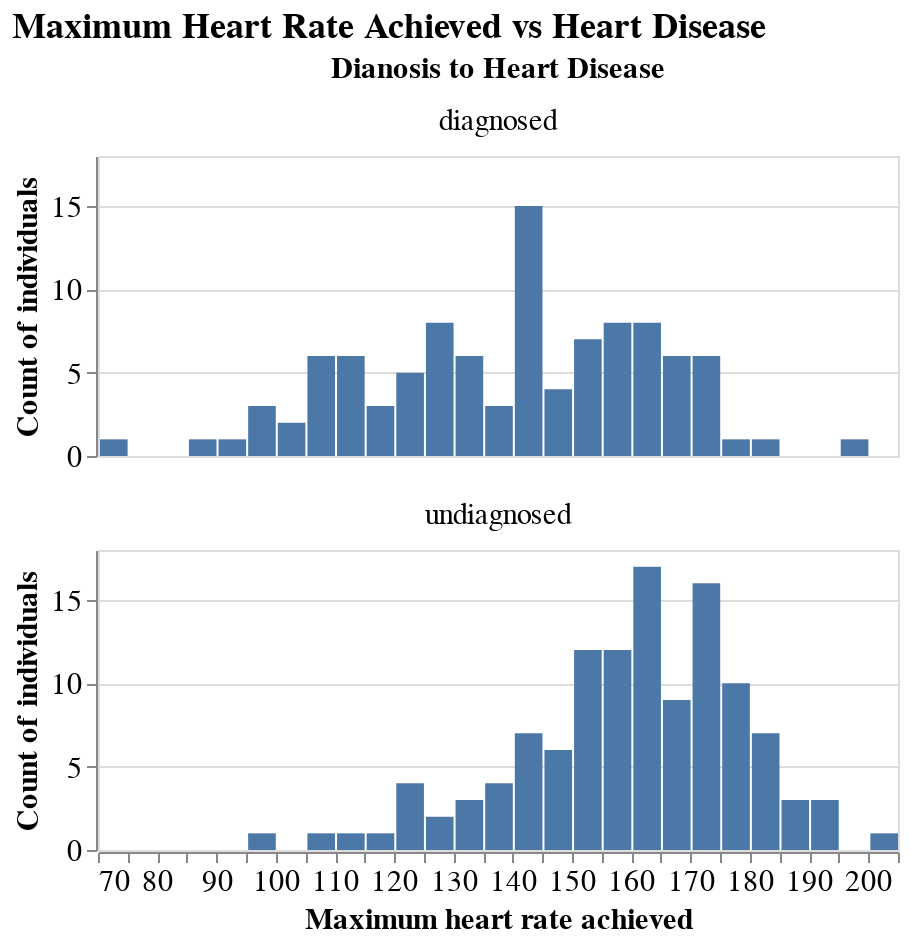

Source (notebook cell):
### Markdown cell above
There seems to be more individuals with the result of **probable or definite left ventricular hypertrophy by Estes' criteria** that are diagnosed with heart disease than for a result of **having ST-T wave abnormality**. We will consider this a small correlation for now.

### Code cell
max_heart_rate_hist = (
    alt.Chart()
    .mark_bar()
    .encode(
        x=alt.X("max_heart_rate", title="Maximum heart rate achieved", bin=alt.Bin(maxbins=30)),
        y=alt.Y("count()", title="Count of individuals"),
    )
    .properties(height=150, width=400)
)
max_heart_rate_hist_facet = (
    max_heart_rate_hist
    .facet(
        facet=alt.Facet("heart_disease", title="Dianosis to Heart Disease", header=alt.Header(labelFontSize=15, titleFontSize=15)),
        data=hd_train,
        columns=1,
        title="Maximum Heart Rate Achieved vs Heart Disease"
    )
)
max_heart_rate_hist_facet

### Figure 1 — Vega-Lite specification as saved in the notebook (floating-point values rounded to 4 significant figures; data arrays with more than 128 entries replaced by an {"elided": "..."} marker saying what was removed)
{"config": {"view": {"height": 300, "width": 300}, "title": {"fontSize": 18}, "axisX": {"labelFontSize": 15, "titleFontSize": 15}, "axisY": {"labelFontSize": 15, "titleFontSize": 15}, "legend": {"labelFontSize": 15, "titleFontSize": 15}}, "data": {"name": "data-7328e288ca9f906d6961b502f0b03b3d"}, "facet": {"field": "heart_disease", "header": {"labelFontSize": 15, "titleFontSize": 15}, "title": "Dianosis to Heart Disease", "type": "nominal"}, "spec": {"mark": "bar", "encoding": {"x": {"bin": {"maxbins": 30}, "field": "max_heart_rate", "title": "Maximum heart rate achieved", "type": "quantitative"}, "y": {"aggregate": "count", "title": "Count of individuals", "type": "quantitative"}}, "height": 150, "width": 400}, "columns": 1, "title": "Maximum Heart Rate Achieved vs Heart Disease", "$schema": "https://vega.github.io/schema/vega-lite/v4.17.0.json", "datasets": {"data-7328e288ca9f906d6961b502f0b03b3d": {"elided": "222 records"}}}
